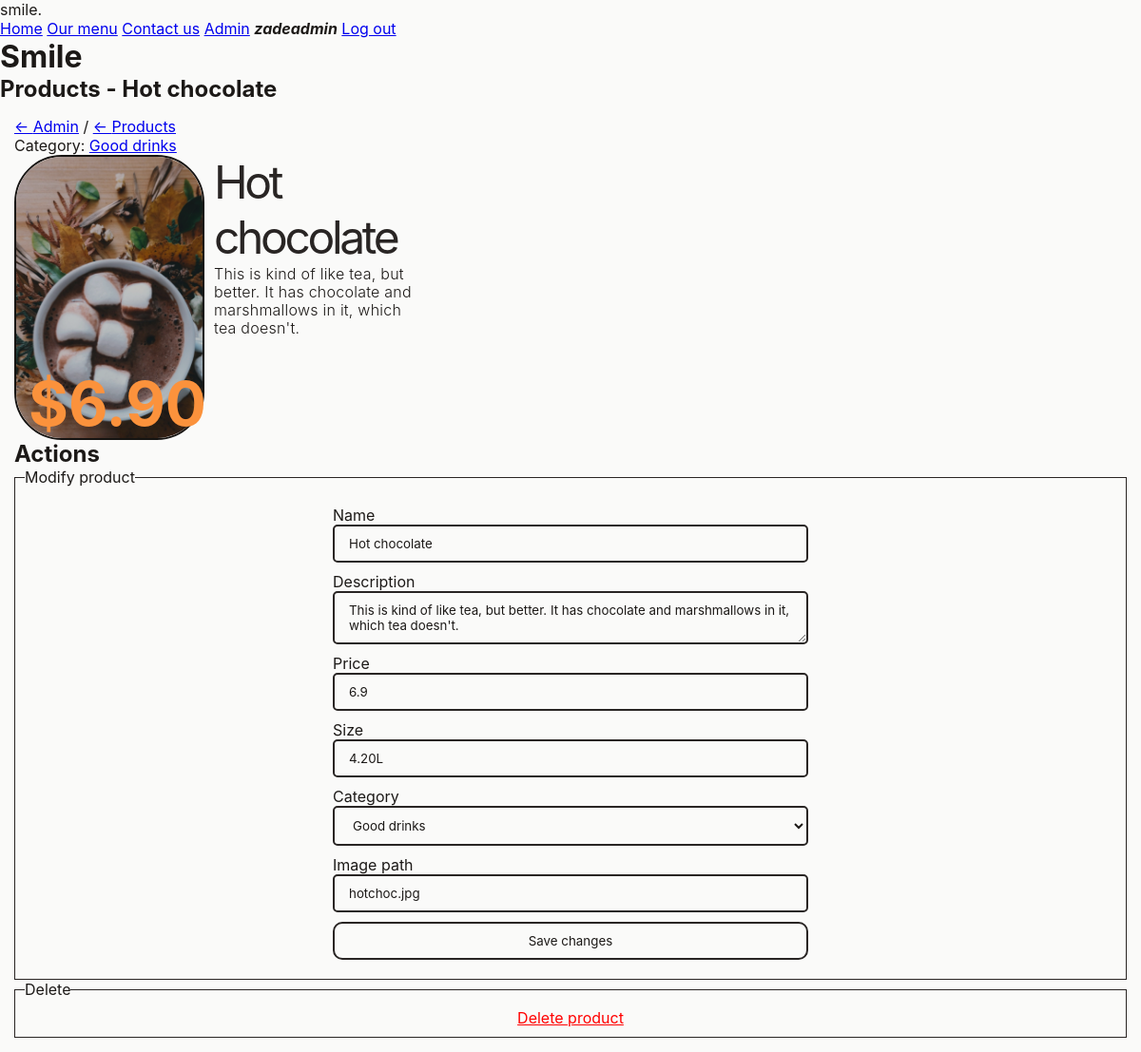
Page /admin/products/13 (signed in) on the earlier database version.
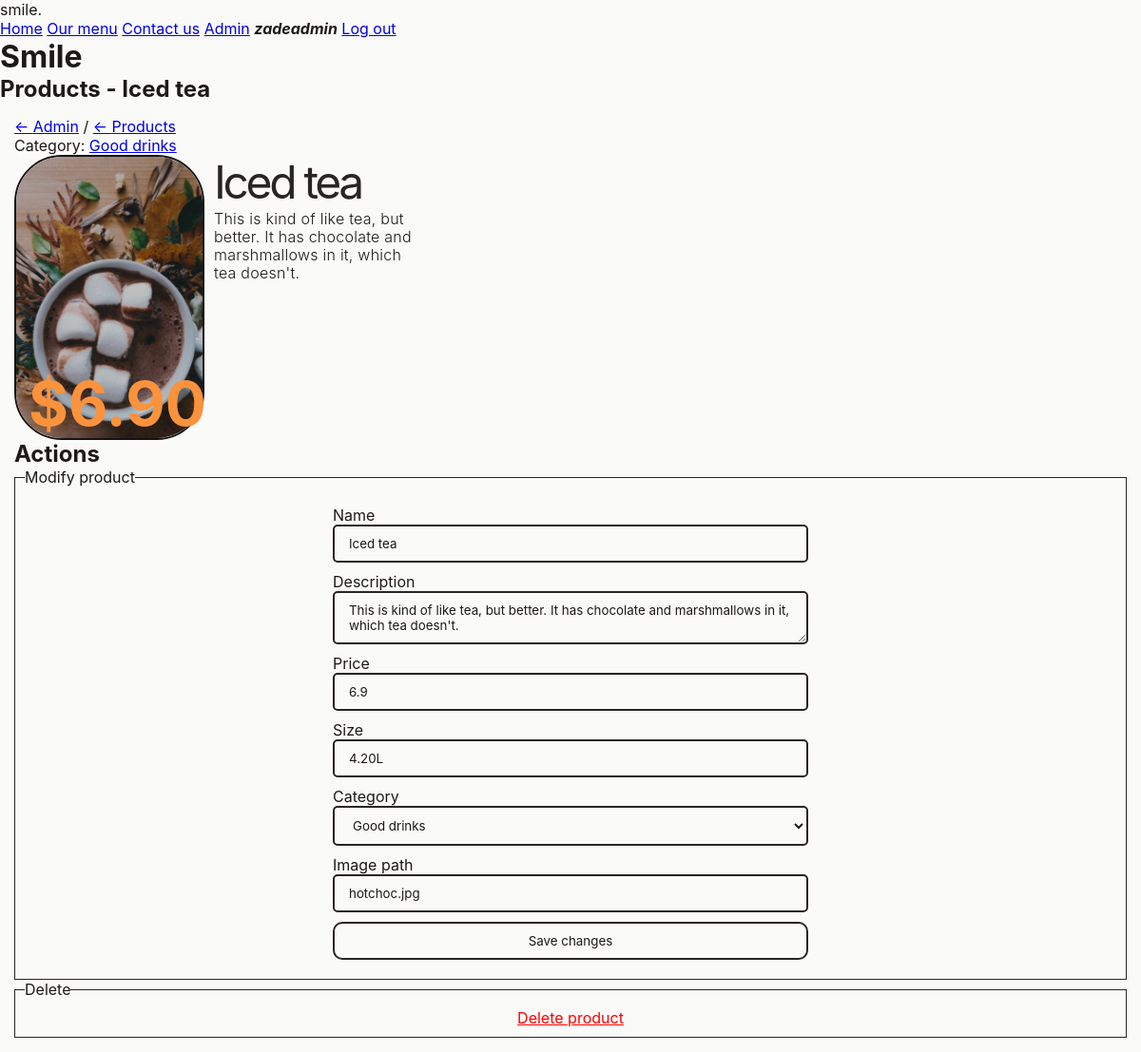
Same page on the later database version.
### tables this page shows
CREATE TABLE "Products" (
	"id"	INTEGER NOT NULL UNIQUE,
	"name"	TEXT NOT NULL,
	"description"	TEXT NOT NULL,
	"size"	TEXT NOT NULL,
	"image_path"	TEXT NOT NULL,
	"price"	REAL NOT NULL,
	"category_id"	INTEGER NOT NULL DEFAULT 1,
	PRIMARY KEY("id" AUTOINCREMENT)
);

CREATE TABLE "Categories" (
	"id"	INTEGER NOT NULL UNIQUE,
	"name"	TEXT NOT NULL,
	PRIMARY KEY("id" AUTOINCREMENT)
);

### server.py (the view)
@server.route("/admin/products/<product_id>", methods=["GET"])
@admin_only
def handle_admin_product_info(product_id=None):
    if not product_id:
        return redirect("/admin/products")
    with get_db() as (connection, cursor):
        product_query = "SELECT * FROM Products WHERE id=?"
        cursor.execute(product_query, [product_id])
        product_res = cursor.fetchone()
        category_query = "SELECT id, name FROM Categories WHERE id=?"
        cursor.execute(category_query, [product_res["category_id"]])
        category_res = cursor.fetchone()
        categories_query = "SELECT id, name FROM Categories"
        cursor.execute(categories_query)
        categories_res = cursor.fetchall()
        return render_template("pages/admin/product-info.jinja", user=g.user, product=product_res, product_category=category_res, categories=categories_res)

### server.py (called while the page is built)
def db_dict_factory(cursor, row):
    d = {}
    for idx, col in enumerate(cursor.description):
        d[col[0]] = row[idx]
    return d

@contextmanager
def get_db(*args, **kwds):
    db_connection = sqlite3.connect("smile.sqlite")
    db_connection.row_factory = db_dict_factory
    db_cursor = db_connection.cursor()
    try:
        yield (db_connection, db_cursor)
    finally:
        db_connection.close()

def get_user():
    if ("username" in session) and ("display_name" in session):
        username = session["username"]
        display_name = session["display_name"]
        admin = session["admin"]
        if username is None or display_name is None or admin is None:
            return False
        return {
            "username": username,
            "display_name": display_name,
            "admin": admin
        }
    return False

def admin_only(func):
    @wraps(func)
    def wrapper(*args, **kwargs):
        if not g.user:
            return redirect(f"/auth?m=You+are+not+logged+in")
        if (g.user["admin"] != True):
            return redirect("/?m=You+are+not+an+admin")
        return func(*args, **kwargs)
    return wrapper

@server.before_request
def load_user():
    user = get_user()
    g.user = user

### templates/pages/admin/product-info.jinja
{% extends "base.jinja" %}
{% set title = "Admin - Products" %}
{% block pageheading %}
    Products - {{ product.name }}
{% endblock pageheading %}
{% block main %}
    <div class="breadcrumbs">
        <a href="{{ url_for('handle_admin')}}" class="back-link">Admin</a>
        /
        <a href="{{ url_for('handle_admin_products')}}" class="back-link">Products</a>
    </div>
    <span>Category: <a href="{{ url_for('handle_admin_category_info', category_id=product_category.id)}}">{{ product_category.name }}</a></span>
    <section>
        {{ components.productCard(product) }}
    </section>
    <section>
        <h2>Actions</h2>
        <fieldset>
            <legend>
                Modify product
            </legend>
            <form action="{{ url_for('handle_admin_update_product', product_id=product.id)}}"
                  method="post"
                  class="edit-info-form">
                <label for="product_name">
                    Name
                    <input type="text" name="name" id="product_name" value="{{ product.name }}"/>
                </label>
                <label for="product_description">
                    Description
                    <textarea type="text" name="description" id="product_description">{{product.description}}</textarea>
                </label>
                <label for="product_price">
                    Price
                    <input type="number"
                           name="price"
                           id="product_price"
                           value="{{ product.price }}"
                           step="any"/>
                </label>
                <label for="product_size">
                    Size
                    <input type="text" name="size" id="product_size" value="{{ product.size }}"  />
                </label>
                <label for="product_category">
                    Category
                    <select name="category" id="product_category">
                        {% for category in categories %}
                            <option value="{{ category.id }}"
                                    {% if category.id == product_category.id %}selected{% endif %}>
                                {{ category.name }}
                            </option>
                        {% endfor %}
                    </select>
                </label>
                <label for="product_image_path">
                    Image path
                    <input type="text"
                           name="image_path"
                           id="product_image_path"
                           value="{{ product.image_path }}"/>
                </label>
                <button type="submit">Save changes</button>
            </form>
        </fieldset>
        <fieldset>
            <legend>
                Delete
            </legend>
            <a href="{{ url_for('handle_admin_delete_product', product_id=product.id)}}"
               class="danger-text"
               data-confirm>Delete product</a>
        </fieldset>
    </section>
{% endblock main %}

### templates/base.jinja (shortened to what this page needs)
{% import 'components.jinja' as components %}
<!DOCTYPE html>
<html lang="en-NZ">
    <head>
        <link href="{{ url_for('static', filename='smile.css') }}" rel="stylesheet"/>
    </head>
    <body>
        <nav>
            <div class="container">
                <div class="navbar-brand">smile.</div>
                <nav class="navbar-links">
                    <a href="{{ url_for('handle_home') }}">Home</a>
                    <a href="{{ url_for('handle_menu') }}">Our menu</a>
                    <a href="{{ url_for('handle_contact') }}">Contact us</a>
                    {% if user %}
                        {% if user.admin %}<a href="{{ url_for('handle_admin') }}">Admin</a>{% endif %}
                        <span class="user-name">{{ user["display_name"] }}</span>
                        <a href="{{ url_for('handle_auth_log_out') }}">Log out</a>
                    {% else %}
                        <a href="{{ url_for('handle_auth') }}">Log in or Regsiter</a>
                    {% endif %}
                </nav>
            </div>
        </nav>
        <div class="container">
            <header>
                <h1>Smile</h1>
                <h2>
                    {% block pageheading %}
                    {% endblock pageheading %}
                </h2>
            </header>
            <main>
                {% block main %}
                {% endblock main %}
            </main>
        </div>
    </body>
</html>

### templates/components.jinja (shortened to what this page needs)
{% macro productCard(product)%}
    <div class="product">
        <img height="500"
             width="500"
             src="{{ url_for('static', filename='images/'+product.image_path)}}"
             class="product-image"
             alt="A photo of a {{ product.name }}"/>
        <div class="product-info">
            <span class="product-name">{{ product.name }}</span>
            <span class="product-description">{{ product.description }}</span>
        </div>
        <span class="product-price">${{ '%.2f'|format(product.price) }}</span>
    </div>
{% endmacro %}

### static/smile.css (style rules this page uses)
* { box-sizing: border-box; font-family: "Inter", sans-serif; padding: 0; border: 0; margin: 0; }
:root { --accent: #fb923c; --background: #fafaf9; --background-2: #f5f5f4; --text: #1c1917; --text-2: #292524; --text-danger: red; }
html, body { background-color: var(--background); color: var(--text); }
main { padding: 15px; }
.user-name { font-weight: bold; font-style: italic; }
a.back-link::before { content: "← "; }
.danger-text { color: var(--text-danger); }
.product { width: 425px; height: 300px; display: flex; gap: 10px; position: relative; }
.product-image { width: 200px; height: 300px; aspect-ratio: 2/3; border-radius: 50px; display: block; border: 2px solid var(--text); filter: brightness(80%); object-fit: cover; }
.product-info { display: flex; flex-direction: column; height: 300px; overflow: auto; }
.product-name { font-size: 48px; letter-spacing: -0.07em; line-height: 58px; color: var(--text-2); }
.product-description { font-weight: 300; font-size: 16px; line-height: 19px; letter-spacing: 0.015em; }
.product-price { color: var(--accent); font-weight: 700; font-size: 64px; margin-top: auto; position: absolute; bottom: 0; left: 15px; }
fieldset { border: 1px solid var(--text-2); }
form, fieldset { display: flex; flex-direction: column; padding: 10px; gap: 10px; }
label { display: flex; flex-direction: column; }
form textarea { resize: vertical; }
form :is(button, input, select, textarea) { padding: 10px; padding-left: 15px; padding-right: 15px; border: 2px solid var(--text-2); color: var(--text); background-color: var(--background); display: block; width: 100%; border-radius: 5px; }
form :is(button, input, select, textarea):hover { background-color: var(--background-2); }
form :is(button, input, select, textarea):focus { border-color: var(--accent); background-color: var(--background-2); outline: none; }
form button[type="submit"] { padding: 10px; padding-left: 15px; padding-right: 15px; border-radius: 10px; }
@media screen and (min-width: 700px) { fieldset { align-items: center; } }
@media screen and (min-width: 700px) { form { align-items: center; } }
@media screen and (min-width: 700px) { form :is(button, input, select, textarea) { width: 500px; } }

Differences in the rows shown:
changed Products "hotchoc.jpg": name "Hot chocolate" → "Iced tea"
